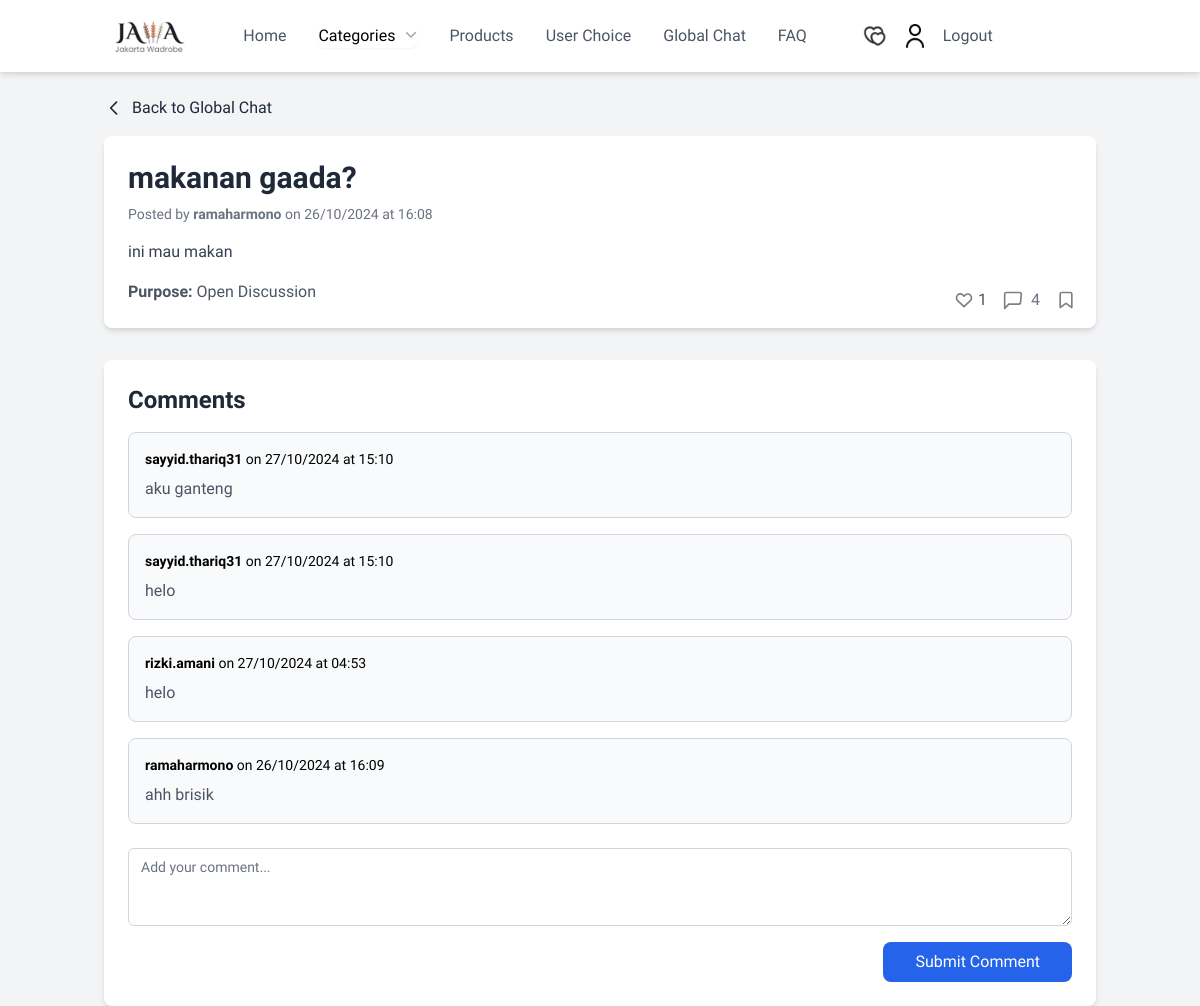
/globalChat/forum/11/ (signed in), run on the app's committed database.
### globalChat/models.py (models this page shows, shortened)
class Forum(models.Model):
    TITLE_MAX_LENGTH = 75
    PURPOSE_CHOICES = [
        ('Asking', 'Asking'),
        ('Sharing', 'Sharing'),
        ('Open Discussion', 'Open Discussion'),
        ('Other', 'Other'),
    ]
    title = models.CharField(max_length=TITLE_MAX_LENGTH)
    description = models.TextField()
    purpose = models.CharField(max_length=20, choices=PURPOSE_CHOICES)
    user = models.ForeignKey(User, on_delete=models.CASCADE)  # Connects to the Django User
    posted_time = models.DateTimeField(default=timezone.now)
    likes = models.ManyToManyField(User, related_name='forum_likes', blank=True)
    bookmarks = models.ManyToManyField(User, related_name="bookmarked_forums", blank=True)

class Comment(models.Model):
    forum = models.ForeignKey(Forum, related_name='comments', on_delete=models.CASCADE)
    user = models.ForeignKey(User, on_delete=models.CASCADE, related_name='globalchat_comments')
    text = models.TextField()
    posted_time = models.DateTimeField(default=timezone.now)

### globalChat/views.py (the view)
# urls.py: path('forum/<int:forum_id>/', views.detail_chat, name='detail_chat'),  # Routing untuk detail chat
@login_required(login_url="main:login")
def detail_chat(request, forum_id):
    forum = get_object_or_404(Forum, id=forum_id)
    comments = Comment.objects.filter(forum=forum).order_by('-posted_time')
    if request.method == 'POST':
        form = CommentForm(request.POST)
        if form.is_valid():
            comment = form.save(commit=False)
            comment.forum = forum
            comment.user = request.user  # Menyimpan user yang berkomentar
            comment.save()
            return redirect('globalChat:detail_chat', forum_id=forum.id)
    else:
        form = CommentForm()
    context = {
        'forum': forum,
        'comments': comments,
        'form': form,
    }
    return render(request, 'detail_chat.html', context)

### globalChat/forms.py
class CommentForm(forms.ModelForm):
    class Meta:
        model = Comment
        fields = ['text']
        widgets = {
            'text': forms.Textarea(attrs={
                'class': 'appearance-none rounded-none relative block w-full px-3 py-2 border border-gray-300 placeholder-gray-500 text-gray-900 rounded-md focus:outline-none focus:ring-blue-500 focus:border-blue-500 sm:text-sm',
                'placeholder': 'Add your comment...',
                'rows': 3,  # mengatur tinggi menjadi lebih kecil
                'cols': 50,  # opsional, untuk mengatur lebar
            }),
        }

### globalChat/templates/detail_chat.html (shortened to what this page needs)
<!DOCTYPE html>
<html lang="en">
<head>
    <link href="https://cdn.jsdelivr.net/npm/tailwindcss@2.2.19/dist/tailwind.min.css" rel="stylesheet">
</head>
<body class="bg-gray-100" style="font-family: 'Urbanist', sans-serif;">
    <div class="fixed top-0 left-0 right-0 z-50 bg-white shadow-md">
        {% include "navbar.html" %}
    </div>
    <div class="container mx-auto mt-24 px-4">
        <a href="{% url 'globalChat:global_chat' %}" class="flex items-center text-gray-800 hover:text-gray-300 mb-4">
            <svg xmlns="http://www.w3.org/2000/svg" class="h-5 w-5 mr-2" fill="none" viewBox="0 0 24 24" stroke="currentColor">
                <path stroke-linecap="round" stroke-linejoin="round" stroke-width="2" d="M15 19l-7-7 7-7" />
            </svg>
            Back to Global Chat
        </a>
        <div class="relative bg-white shadow-md rounded-lg p-6">
            <div class="flex justify-between items-start">
                <div>
                    <h1 class="text-3xl font-bold text-gray-800">{{ forum.title }}</h1>
                    <p class="mt-2 text-sm text-gray-500">Posted by <strong>{{ forum.user }}</strong> on {{ forum.posted_time|date:"d/m/Y"}} at {{ forum.posted_time|time:"H:i" }}</p>
                    <p class="mt-4 text-gray-700">{{ forum.description }}</p>
                    <p class="mt-4 text-gray-600"><strong>Purpose:</strong> {{ forum.purpose }}</p>
                </div>
            </div>
            <div class="absolute bottom-4 right-4 flex space-x-4 text-gray-600">
            <a href="javascript:void(0);"
            onclick="toggleLike({{ forum.id }})"
            id="like-button"
            class="flex items-center {% if request.user in forum.likes.all %}text-red-600{% else %}text-gray-600{% endif %} hover:text-red-600">
             <svg xmlns="http://www.w3.org/2000/svg" class="h-5 w-5 mr-1"
                 fill="{% if request.user in forum.likes.all %}red{% else %}none{% endif %}"
                 viewBox="0 0 24 24"
                 stroke="{% if request.user in forum.likes.all %}red{% else %}gray{% endif %}">
                 <path stroke-linecap="round" stroke-linejoin="round" stroke-width="2"
                     d="M4.318 6.318a4.5 4.5 0 000 6.364L12 20l7.682-7.318a4.5 4.5 0 10-6.364-6.364L12 7.293l-1.318-1.318a4.5 4.5 0 00-6.364 0z" />
             </svg>
             <span id="like-count">{{ forum.likes.count }}</span>
         </a>
            <a href="#" class="flex items-center text-gray-500 hover:text-gray-500">
                <svg xmlns="http://www.w3.org/2000/svg" class="h-5 w-5 mr-1" viewBox="0 0 24 24" fill="none" stroke="#808080" stroke-width="2" stroke-linecap="round" stroke-linejoin="round">
                    <path d="M21 15a2 2 0 01-2 2H7l-5 5V5a2 2 0 012-2h16a2 2 0 012 2z"></path>
                </svg>
                <span class="ml-1">{{ comments.count }}</span>
            </a>
            <a href="javascript:void(0);"
            onclick="toggleBookmark({{ forum.id }})"
            id="bookmark-button"
            class="flex items-center {% if request.user in forum.bookmarks.all %}text-blue-600{% else %}text-gray-600{% endif %} hover:text-blue-600">
                <svg xmlns="http://www.w3.org/2000/svg" class="h-5 w-5 mr-1"
                    fill="{% if request.user in forum.bookmarks.all %}blue{% else %}none{% endif %}"
                    viewBox="0 0 24 24"
                    stroke="{% if request.user in forum.bookmarks.all %}blue{% else %}gray{% endif %}">
                    <path stroke-linecap="round" stroke-linejoin="round" stroke-width="2"
                        d="M5 5v16l7-5 7 5V5a2 2 0 00-2-2H7a2 2 0 00-2 2z" />
                </svg>
            </a>
            </div>
        </div>
        <div class="mt-8 bg-white shadow-md rounded-lg p-6">
            <h2 class="text-2xl font-semibold text-gray-800">Comments</h2>
            <div class="mt-4 space-y-4">
                {% if comments %}
                    {% for comment in comments %}
                    <div class="bg-gray-50 p-4 rounded-lg border border-gray-300 relative">
                        <p class="text-sm text-black">
                            <strong>{{ comment.user }}</strong> on {{ comment.posted_time|date:"d/m/Y" }} at {{ comment.posted_time|time:"H:i" }}
                        </p>
                        <p class="text-gray-600 mt-2" style="word-break: break-word; white-space: normal;">{{ comment.text }}</p>
                    </div>
                    {% endfor %}
                {% else %}
                    <p class="text-gray-600">No comments yet. Be the first to leave a comment!</p>
                {% endif %}
            </div>
            <form action="{% url 'globalChat:detail_chat' forum.id %}" method="POST" class="mt-6">
                {{ form.text }}
                <div class="flex justify-end">
                    <button type="submit" class="bg-blue-600 text-white px-8 py-2 mt-4 rounded-lg hover:bg-blue-500">
                        Submit Comment
                    </button>
                </div>
            </form>
        </div>
</body>
</html>

### data on the page
Forum: title "makanan gaada?", user "ramaharmono", posted_time "26/10/2024", posted_time "16:08", description "ini mau makan", purpose "Open Discussion", likes.count "1"
Comment: user "sayyid.thariq31", posted_time "27/10/2024", posted_time "15:10", text "aku ganteng"
Comment: user "sayyid.thariq31", posted_time "27/10/2024", posted_time "15:10", text "helo"
Comment: user "rizki.amani", posted_time "27/10/2024", posted_time "04:53", text "helo"
Comment: user "ramaharmono", posted_time "26/10/2024", posted_time "16:09", text "ahh brisik"

### other printed values
{{ comments.count }} "4"
